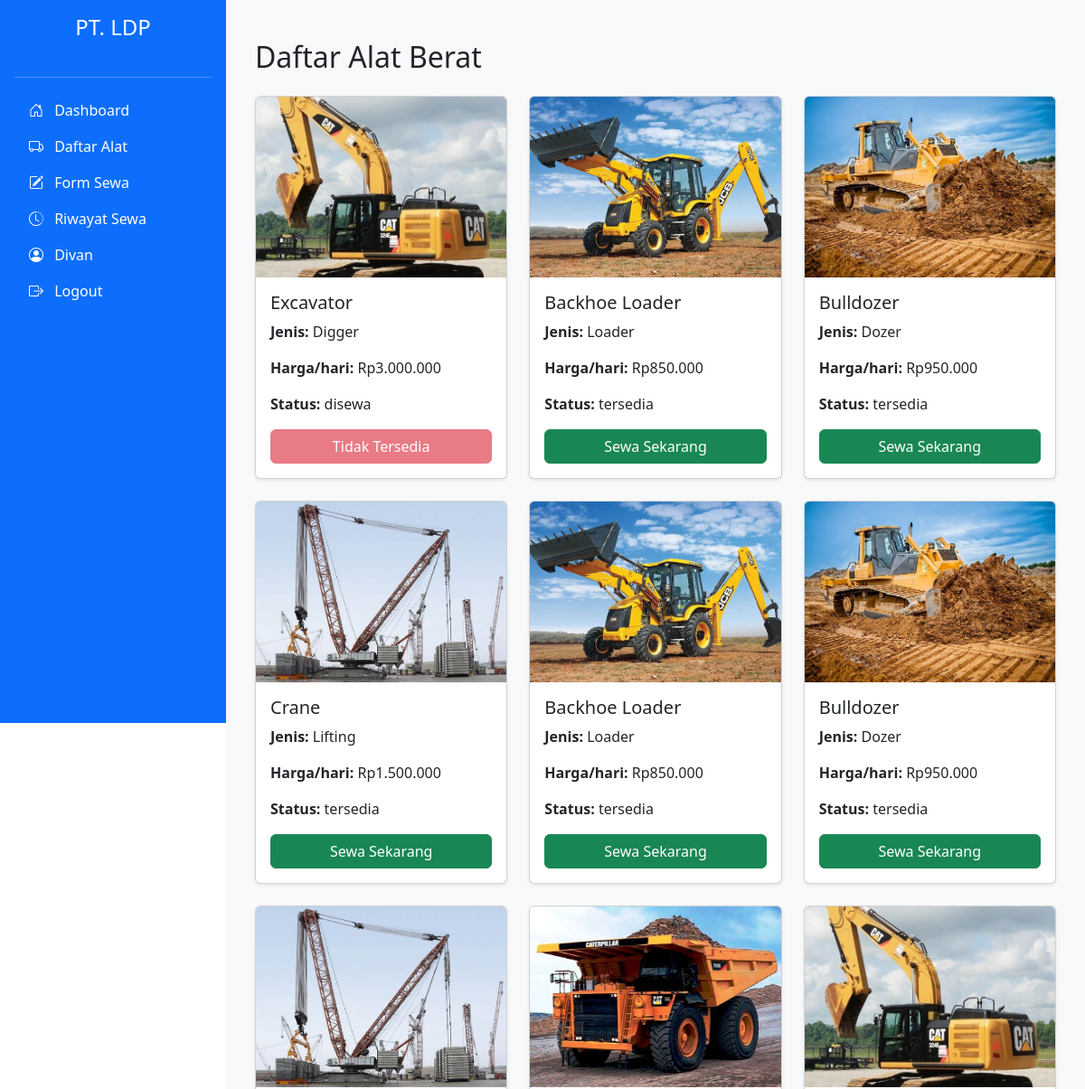
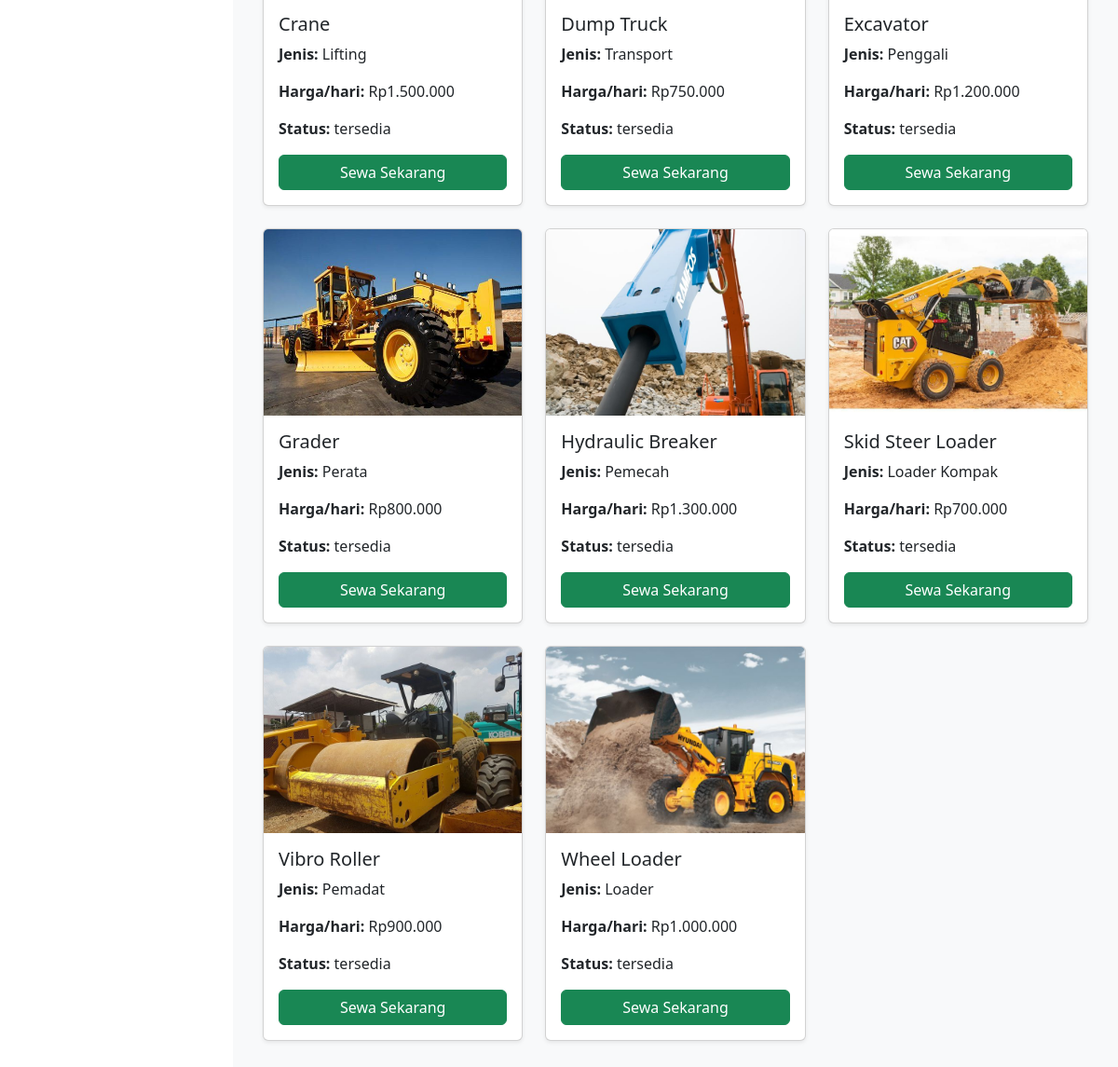
Page /alat_berat.php (signed in) on the committed database (2 pictures, top to bottom).
### tables this page shows
CREATE TABLE `alat_berat` (
  `id` int NOT NULL,
  `nama_alat` varchar(100) DEFAULT NULL,
  `jenis` varchar(50) DEFAULT NULL,
  `harga_per_hari` int DEFAULT NULL,
  `deskripsi` text,
  `foto` varchar(255) DEFAULT NULL,
  `status` enum('tersedia','disewa') DEFAULT 'tersedia',
  `id_kategori` int DEFAULT NULL
);

### alat_berat.php (the view, shortened to what this page needs)
<?php
include 'config/db.php';
?>
<!DOCTYPE html>
<html lang="id">
<head>
  <link href="https://cdn.jsdelivr.net/npm/bootstrap@5.3.0/dist/css/bootstrap.min.css" rel="stylesheet">
</head>
<body>
  <?php include 'partials/sidebar.php'; ?>
  <div class="content">
    <div class="container mt-4">
      <h2 class="mb-4">Daftar Alat Berat</h2>
      <div class="row">
        <?php
        $query = mysqli_query($conn, "SELECT * FROM alat_berat");
        while ($row = mysqli_fetch_assoc($query)) {
        ?>
          <div class="col-md-4 mb-4">
            <div class="card h-100 shadow-sm">
              <img src="assets/img/<?php echo htmlspecialchars($row['foto']); ?>" class="card-img-top" alt="<?php echo htmlspecialchars($row['nama_alat']); ?>" style="height: 200px; object-fit: cover;">
              <div class="card-body">
                <h5 class="card-title"><?php echo htmlspecialchars($row['nama_alat']); ?></h5>
                <p class="card-text"><strong>Jenis:</strong> <?php echo htmlspecialchars($row['jenis']); ?></p>
                <p class="card-text"><strong>Harga/hari:</strong> Rp<?php echo number_format($row['harga_per_hari'], 0, ',', '.'); ?></p>
                <p class="card-text"><strong>Status:</strong> <?php echo htmlspecialchars($row['status']); ?></p>
                <?php if ($row['status'] == 'tersedia') { ?>
                  <a href="form_sewa.php?id=<?php echo $row['id']; ?>" class="btn btn-success w-100">Sewa Sekarang</a>
                <?php } else { ?>
                  <button class="btn btn-danger w-100" disabled>Tidak Tersedia</button>
                <?php } ?>
              </div>
            </div>
          </div>
        <?php } ?>
      </div>
    </div>
  </div>
</body>
</html>

### alat_berat.php (style rules this page uses)
.content { margin-left: 250px; padding: 20px; background-color: #f8f9fa; min-height: 100vh; }

### rows in the picture
alat_berat: foto (picture), nama_alat "Excavator", jenis "Digger", harga_per_hari "3.000.000", status "disewa", shows "Tidak Tersedia"
alat_berat: foto (picture), nama_alat "Backhoe Loader", jenis "Loader", harga_per_hari "850.000", status "tersedia"
alat_berat: foto (picture), nama_alat "Bulldozer", jenis "Dozer", harga_per_hari "950.000", status "tersedia"
alat_berat: foto (picture), nama_alat "Crane", jenis "Lifting", harga_per_hari "1.500.000", status "tersedia"
alat_berat: foto (picture), nama_alat "Backhoe Loader", jenis "Loader", harga_per_hari "850.000", status "tersedia"
alat_berat: foto (picture), nama_alat "Bulldozer", jenis "Dozer", harga_per_hari "950.000", status "tersedia"
alat_berat: foto (picture), nama_alat "Crane", jenis "Lifting", harga_per_hari "1.500.000", status "tersedia"
alat_berat: foto (picture), nama_alat "Dump Truck", jenis "Transport", harga_per_hari "750.000", status "tersedia"
alat_berat: foto (picture), nama_alat "Excavator", jenis "Penggali", harga_per_hari "1.200.000", status "tersedia"
alat_berat: foto (picture), nama_alat "Grader", jenis "Perata", harga_per_hari "800.000", status "tersedia"
alat_berat: foto (picture), nama_alat "Hydraulic Breaker", jenis "Pemecah", harga_per_hari "1.300.000", status "tersedia"
alat_berat: foto (picture), nama_alat "Skid Steer Loader", jenis "Loader Kompak", harga_per_hari "700.000", status "tersedia"
alat_berat: foto (picture), nama_alat "Vibro Roller", jenis "Pemadat", harga_per_hari "900.000", status "tersedia"
alat_berat: foto (picture), nama_alat "Wheel Loader", jenis "Loader", harga_per_hari "1.000.000", status "tersedia"

### other values in the picture
$_SESSION['nama'] "Divan"
